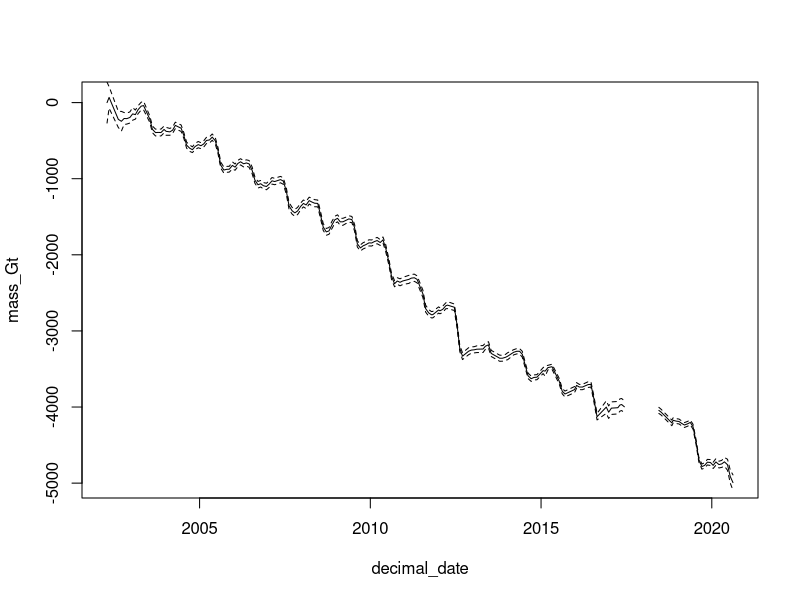
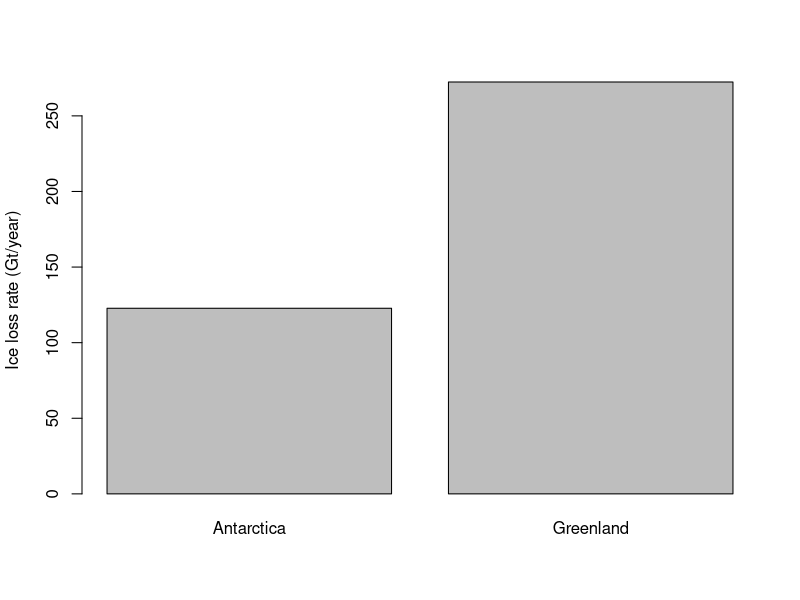
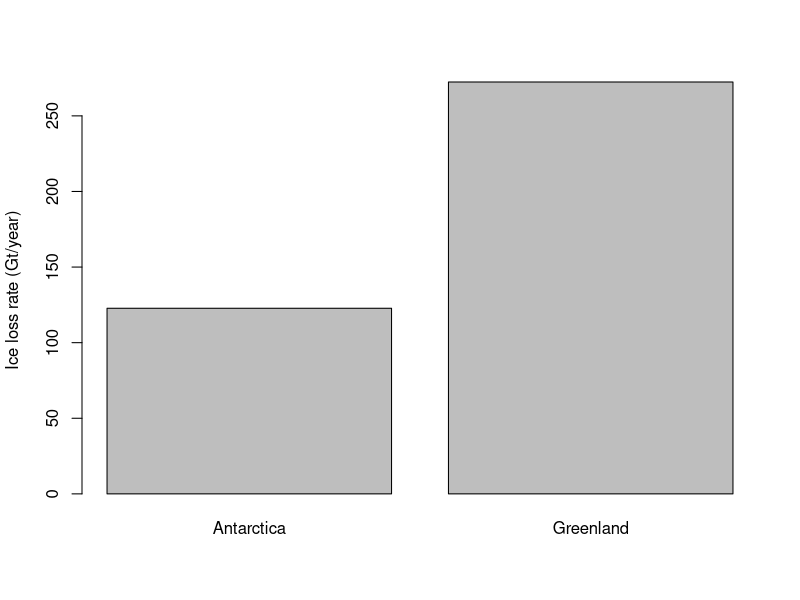

Here is the R script that generated these plots, in order: (Note: this script raises an error after producing the figures.)
## ---- chunk 1
knitr::opts_chunk$set(fig.width=6, fig.asp = 0.618, collapse=TRUE) 
## ---- chunk 2
# Read in data
ant_ice_loss = read.table("data/antarctica_mass_200204_202008.txt", skip=31, sep="", header = FALSE, col.names = c("decimal_date", "mass_Gt", "sigma_Gt")) # Antarctica ice mass loss
grn_ice_loss = read.table("data/greenland_mass_200204_202008.txt", skip=31, sep="", header = FALSE, col.names = c("decimal_date", "mass_Gt", "sigma_Gt")) # Greenland ice mass loss

#Create data.frame with an NA between the GRACE missions. Column names must match so it will merge with ant and grn data
data_break = data.frame(decimal_date=2018.0, mass_Gt=NA, sigma_Gt=NA)
#Add NA data point to the Greenland ice trends data frame
grn_ice_loss_with_NA = rbind(grn_ice_loss, data_break) # Merge grn_ice_loss data frame with our NA point
grn_ice_loss_with_NA = grn_ice_loss_with_NA[order(grn_ice_loss_with_NA$decimal_date),]
## ---- chunk 3
head(grn_ice_loss_with_NA)
plot(mass_Gt ~ decimal_date, data=grn_ice_loss_with_NA, type='l') +
lines((mass_Gt+2*sigma_Gt) ~ decimal_date, data=grn_ice_loss_with_NA, type='l', lty='dashed') +
lines((mass_Gt-2*sigma_Gt) ~ decimal_date, data=grn_ice_loss_with_NA, type='l', lty='dashed') 
## ---- chunk 4
# Calculate ice loss rate (Gt / year) for Antarctica:
n_rows_ant = dim(ant_ice_loss)[1]  # Can use  this to find the last row in the dataset
delta_ice_ant = ant_ice_loss$mass_Gt[n_rows_ant] - ant_ice_loss$mass_Gt[1]
delta_date_ant = ant_ice_loss$decimal_date[n_rows_ant] - ant_ice_loss$decimal_date[1]
ant_loss_rate_Gt_per_yr = -1 * delta_ice_ant / delta_date_ant

# Calculate ice loss rate (Gt / year) for Greenland:
n_rows_grn = dim(grn_ice_loss)[1]
delta_ice_grn = grn_ice_loss$mass_Gt[n_rows_grn] - grn_ice_loss$mass_Gt[1]
delta_date_grn = grn_ice_loss$decimal_date[n_rows_grn] - grn_ice_loss$decimal_date[1]
grn_loss_rate_Gt_per_yr = -1 * delta_ice_grn / delta_date_grn

# Plot ice loss rates in a bar graph:
barplot(height=c(ant_loss_rate_Gt_per_yr, grn_loss_rate_Gt_per_yr), names.arg=c("Antarctica","Greenland"), ylab="Ice loss rate (Gt/year)")

## ---- chunk 5
pdf('figures/ice_loss_rate.pdf', width=5, height=5)
barplot(height=c(ant_loss_rate_Gt_per_yr, grn_loss_rate_Gt_per_yr), names.arg=c("Antarctica","Greenland"), ylab="Ice loss rate (Gt/year)")
dev.off()
## ---- chunk 6
# Subset the oceans I have visited
my_ocean_names = c("Atlantic", "Pacific")
my_oceans = world_oceans[world_oceans$ocean %in% my_oceans, ]  

# Which of "my" oceans are smaller than the Atlantic?
Atlantic_area = world_oceans$area[world_oceans$ocean=="Atlantic"]
my_oceans[my_oceans$area < Atlantic_area, ]
## ---- chunk 7
w = 15
x = c(-1, 0, 1)
y = "February"
z = c("Monday", "Tuesday", "January")
## ---- chunk 8
10 < w & w < 20
any(x > 0)
all(x > 0)
y == "February"
sum(z %in% c("Monday", "Tuesday", "Wednesday", "Thursday", "Friday", 
  "Saturday", "Sunday"))
## ---- chunk 9
temp = 103

temp_norm = 98.6
temp_high = 101
if (temp > temp_norm){
  diff = temp - temp_norm
  print(paste("Your temp is ", round(diff, digits = 1), "*F above normal"))
  if (temp > temp_high){
    print("Go to the doctor!")
  }
}
## ---- chunk 10
n_donuts = 5

if (n_donuts < 12){
  print("I need more donuts!!")
}else if (n_donuts == 12){
  print("Yum! A dozen donuts!")
}else if (n_donuts == 13){
  print("Excellent, a baker's dozen :)")
}else {
  print("Whoa, you bought more than a baker's dozen")
}
## ---- chunk 11
data = c(1,3,5,-999,2,-999,8)

data_with_nas = ifelse(data == -999, NA, data)
data_with_nas

if (any(is.na(data_with_nas))){
  print("There are NAs in this data!")
}else{
  "There are no NAs in this data"
}
